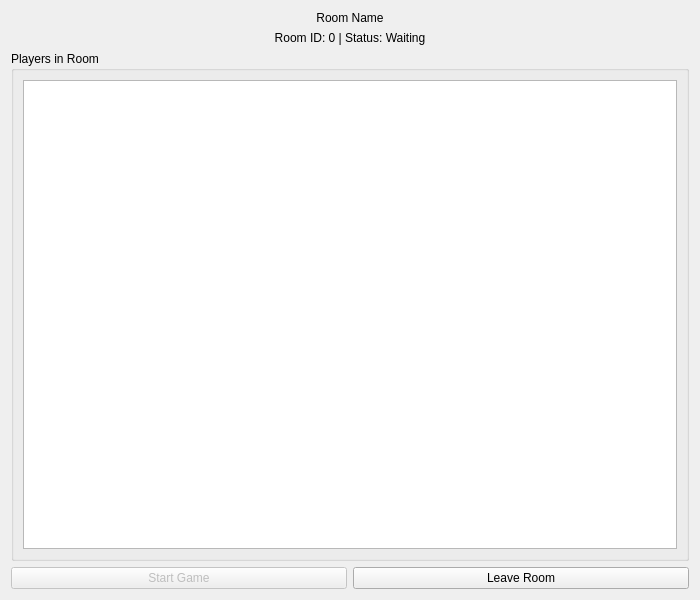
<?xml version="1.0" encoding="UTF-8"?>
<ui version="4.0">
 <class>RoomWindow</class>
 <widget class="QWidget" name="RoomWindow">
  <property name="geometry">
   <rect>
    <x>0</x>
    <y>0</y>
    <width>700</width>
    <height>600</height>
   </rect>
  </property>
  <property name="windowTitle">
   <string>Werewolf - Room</string>
  </property>
  <property name="objectName">
   <string>room_window</string>
  </property>
  <layout class="QVBoxLayout" name="verticalLayout">
   <item>
    <widget class="QLabel" name="roomTitleLabel">
     <property name="text">
      <string>Room Name</string>
     </property>
     <property name="alignment">
      <set>Qt::AlignCenter</set>
     </property>
     <property name="objectName">
      <string>room_title_label</string>
     </property>
    </widget>
   </item>
   <item>
    <widget class="QLabel" name="roomInfoLabel">
     <property name="text">
      <string>Room ID: 0 | Status: Waiting</string>
     </property>
     <property name="alignment">
      <set>Qt::AlignCenter</set>
     </property>
     <property name="objectName">
      <string>room_info_label</string>
     </property>
    </widget>
   </item>
   <item>
    <widget class="QGroupBox" name="playersGroup">
     <property name="title">
      <string>Players in Room</string>
     </property>
     <property name="objectName">
      <string>players_group</string>
     </property>
     <layout class="QVBoxLayout" name="verticalLayout_2">
      <item>
       <widget class="QListWidget" name="playerList">
        <property name="objectName">
         <string>player_list</string>
        </property>
       </widget>
      </item>
     </layout>
    </widget>
   </item>
   <item>
    <layout class="QHBoxLayout" name="horizontalLayout">
     <item>
      <widget class="QPushButton" name="startGameButton">
       <property name="text">
        <string>Start Game</string>
       </property>
       <property name="enabled">
        <bool>false</bool>
       </property>
       <property name="objectName">
        <string>start_game_button</string>
       </property>
      </widget>
     </item>
     <item>
      <widget class="QPushButton" name="leaveRoomButton">
       <property name="text">
        <string>Leave Room</string>
       </property>
       <property name="objectName">
        <string>leave_room_button</string>
       </property>
      </widget>
     </item>
    </layout>
   </item>
  </layout>
 </widget>
 <resources/>
 <connections/>
</ui>
